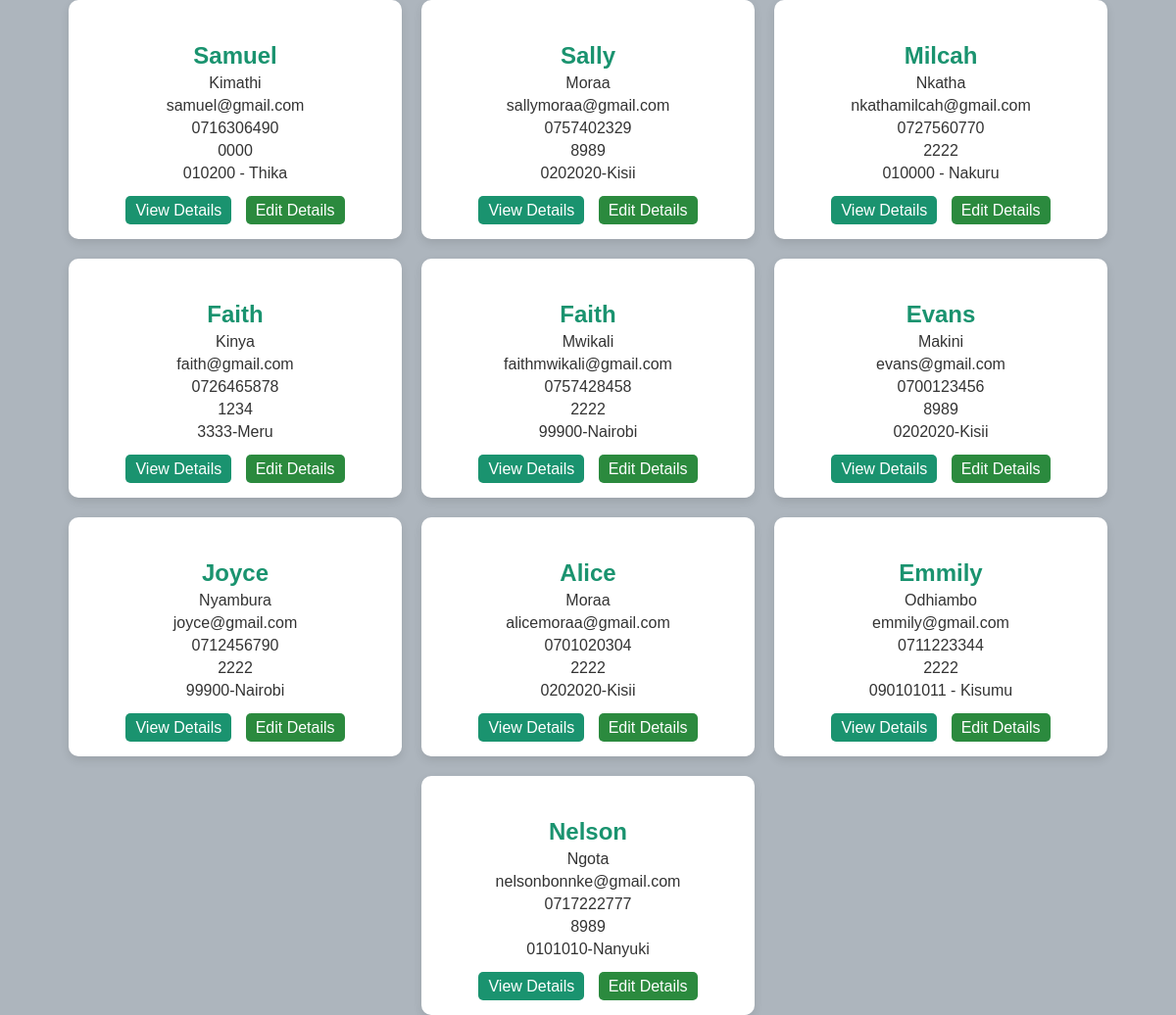
/customer/customers/list, run on an earlier commit of the app's database.
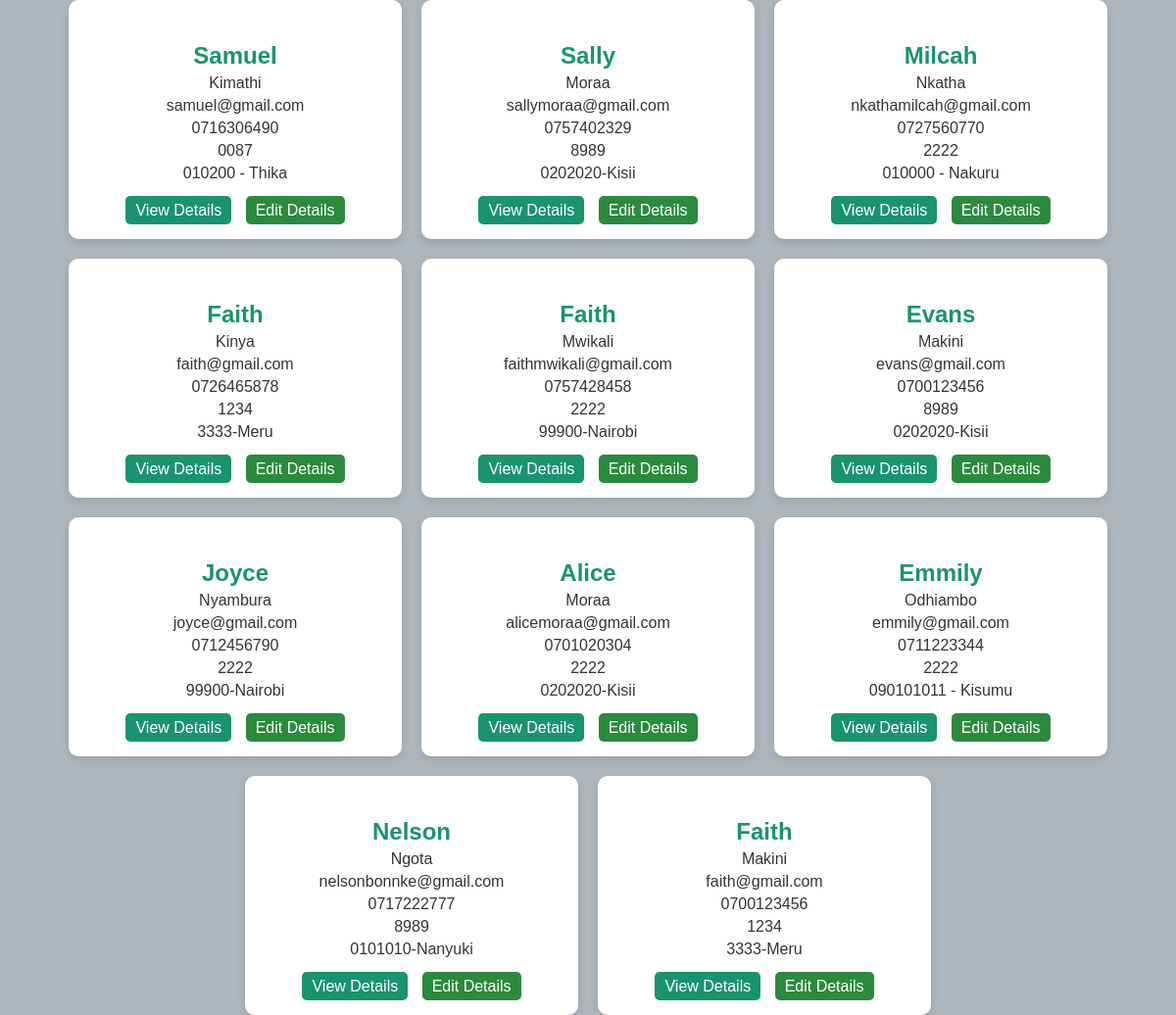
And on a later commit of the database.
### customer/models.py (models this page shows)
class Customer(models.Model):
    firstname = models.CharField(max_length= 32)
    lastname = models.CharField(max_length=32)
    email = models.EmailField()
    password = models.CharField(max_length=55)
    phonenumber = models.CharField(max_length=20)
    address = models.CharField(max_length=55)
    user = models.OneToOneField(User, null=True, on_delete=models.CASCADE)

### customer/views.py (the view)
# urls.py: path('customers/', CustomerListView.as_view(), name = 'customer_list_view'),
def customer_list_view(request):
    customers = Customer.objects.all()
    return render(request,"customer/customers_list.html",{"customers":customers})

### templates/customer/customers_list.html (shortened to what this page needs)
<!DOCTYPE html>
<html lang="en">
<head>
</head>
<body>
    <div class="customer-container">
        {% for customer in customers %}
        <div class="customer">
            <p class="customer-title">{{ customer.firstname }}</p>
            <p>{{ customer.lastname }}</p>
            <p>{{ customer.email }}</p>
            <p>{{ customer.phonenumber }}</p>
            <p>{{ customer.password }}</p>
            <p>{{ customer.address }}</p>
            <div class="customer-buttons">
                <a href="{% url 'customer_detail_view' id=customer.id %}">View Details</a>
                <a href="{% url 'customer_update_view' id=customer.id %}" class="edit">Edit Details</a>
            </div>
        </div>
        {% endfor %}
    </div>
</body>
</html>

What changed in the data, as far as the page shows it:
changed Customer "Samuel": password "0000" → "0087"
added Customer: firstname "Faith", lastname "Makini", email "faith@gmail.com", phonenumber "0700123456", password "1234", address "3333-Meru"
